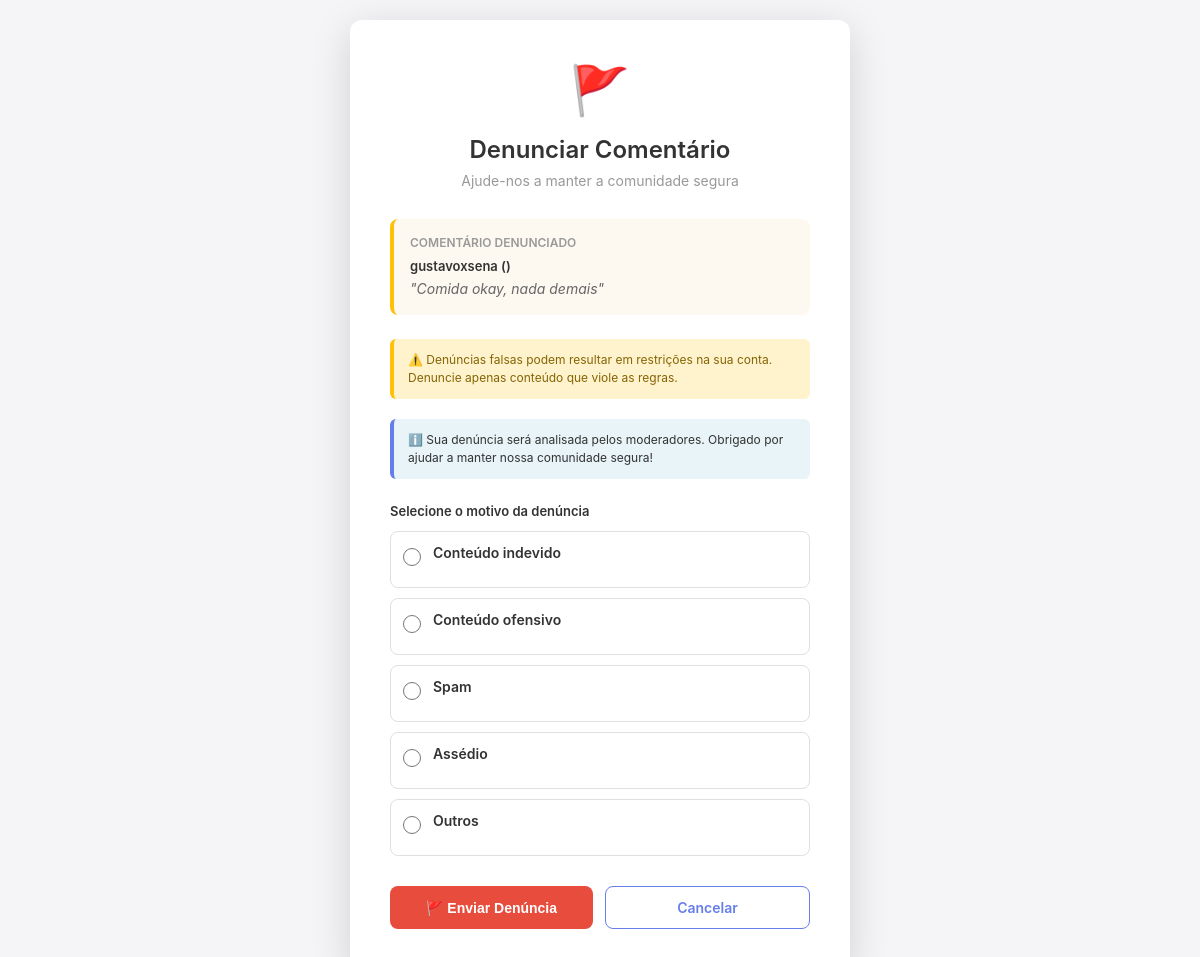
The page /denunciar/37/ on the database its author committed.
### core/models.py (models this page shows)
class Avaliacao(models.Model):
    restaurante = models.ForeignKey(Restaurante, on_delete=models.CASCADE)
    cardapio = models.ForeignKey(Cardapio, on_delete=models.CASCADE)
    usuario = models.ForeignKey(User, on_delete=models.CASCADE)
    estrelas = models.PositiveIntegerField()  # Total: de 1 a 5
    comentario = models.TextField(blank=True)
    curso = models.CharField(max_length=100)
    data = models.DateTimeField(auto_now_add=True)

class User(AbstractUser):
    curso = models.CharField(max_length=100)
    is_admin = models.BooleanField(default=False)
    email_confirmado = models.BooleanField(default=False)
    token_confirmacao = models.CharField(max_length=100, blank=True, null=True)

### core/views.py (the view, shortened to what this page needs)
# urls.py: path('denunciar/<int:avaliacao_id>/', views.denunciar_comentario_view, name='denunciar_comentario'),
def denunciar_comentario_view(request, avaliacao_id):
    avaliacao = get_object_or_404(Avaliacao, id=avaliacao_id)
    motivos = [
        ('INDEVIDO', 'Conteúdo indevido'),
        ('OFENSIVO', 'Conteúdo ofensivo'),
        ('SPAM', 'Spam'),
        ('ASSEDIO', 'Assédio'),
        ('OUTROS', 'Outros'),
    ]
    return render(request, 'core/denunciar_comentario.html', {
        'avaliacao': avaliacao,
        'motivos': motivos,
    })

### core/templates/core/denunciar_comentario.html (shortened to what this page needs)
<!DOCTYPE html>
<html lang="pt-BR">
<head>
</head>
<body>
    <div class="container">
        <div class="header">
            <div class="header-icon">🚩</div>
            <h1>Denunciar Comentário</h1>
            <p>Ajude-nos a manter a comunidade segura</p>
        </div>
        <div class="comment-section">
            <div class="comment-title">Comentário Denunciado</div>
            <div class="comment-user">{{ avaliacao.usuario.username }} ({{ avaliacao.curso }})</div>
            <div class="comment-text">"{{ avaliacao.comentario }}"</div>
        </div>
        <div class="warning-box">
            ⚠️ Denúncias falsas podem resultar em restrições na sua conta. Denuncie apenas conteúdo que viole as regras.
        </div>
        <div class="info-box">
            ℹ️ Sua denúncia será analisada pelos moderadores. Obrigado por ajudar a manter nossa comunidade segura!
        </div>
        <form method="post" novalidate>
            <div class="form-group">
                <label>Selecione o motivo da denúncia</label>
                <div class="reason-options">
                    {% for valor, label in motivos %}
                        <div class="reason-option">
                            <input
                                type="radio"
                                id="motivo_{{ valor }}"
                                name="motivo"
                                value="{{ valor }}"
                                required
                            >
                            <label for="motivo_{{ valor }}" class="reason-label">
                                <span class="reason-name">{{ label }}</span>
                            </label>
                        </div>
                    {% endfor %}
                </div>
            </div>
            <div class="form-actions">
                <button type="submit" class="submit-btn">🚩 Enviar Denúncia</button>
                <a href="{% url 'cardapio' avaliacao.restaurante.id %}" class="cancel-btn">Cancelar</a>
            </div>
        </form>
    </div>
</body>
</html>

### core/templates/core/denunciar_comentario.html (style rules this page uses)
* { margin: 0; padding: 0; box-sizing: border-box; }
body { font-family: -apple-system, BlinkMacSystemFont, 'Segoe UI', Roboto, Oxygen, Ubuntu, Cantarell, sans-serif; background: #f5f5f7; min-height: 100vh; display: flex; justify-content: center; align-items: center; padding: 20px; }
.container { background: white; border-radius: 12px; box-shadow: 0 10px 40px rgba(0, 0, 0, 0.15); width: 100%; max-width: 500px; padding: 40px; }
.header { text-align: center; margin-bottom: 30px; }
.header-icon { font-size: 48px; margin-bottom: 16px; }
.header h1 { font-size: 24px; color: #333; margin-bottom: 8px; font-weight: 600; }
.header p { font-size: 14px; color: #999; }
.comment-section { background: #fef9f0; border-left: 4px solid #ffc107; padding: 16px; border-radius: 8px; margin-bottom: 24px; }
.comment-title { font-size: 12px; font-weight: 600; color: #999; text-transform: uppercase; margin-bottom: 8px; }
.comment-user { font-weight: 600; color: #333; font-size: 13px; margin-bottom: 4px; }
.comment-text { color: #666; font-size: 14px; line-height: 1.5; font-style: italic; }
.form-group { margin-bottom: 24px; }
.form-group label { display: block; font-size: 13px; font-weight: 600; color: #333; margin-bottom: 12px; }
.reason-options { display: flex; flex-direction: column; gap: 10px; }
.reason-option { display: flex; align-items: flex-start; gap: 12px; padding: 12px; border: 1px solid #e0e0e0; border-radius: 8px; cursor: pointer; transition: all 0.3s ease; }
.reason-option input[type="radio"] { margin-top: 4px; cursor: pointer; accent-color: #667eea; width: 18px; height: 18px; }
.reason-label { cursor: pointer; flex: 1; }
.reason-name { font-weight: 600; color: #333; font-size: 14px; display: block; margin-bottom: 2px; }
.info-box { background: #e8f4f8; border-left: 4px solid #667eea; padding: 12px 14px; border-radius: 6px; font-size: 12px; color: #333; margin-bottom: 24px; line-height: 1.5; }
.form-actions { display: flex; gap: 12px; margin-top: 30px; }
.submit-btn { flex: 1; padding: 12px; background: #e74c3c; color: white; border: none; border-radius: 8px; font-size: 14px; font-weight: 600; cursor: pointer; transition: transform 0.2s ease, box-shadow 0.2s ease; }
.cancel-btn { flex: 1; padding: 12px; background: white; color: #667eea; border: 1px solid #667eea; border-radius: 8px; font-size: 14px; font-weight: 600; cursor: pointer; transition: all 0.3s ease; text-decoration: none; display: flex; align-items: center; justify-content: center; }
.warning-box { background: #fff3cd; border-left: 4px solid #ffc107; padding: 12px 14px; border-radius: 6px; font-size: 12px; color: #856404; margin-bottom: 20px; line-height: 1.5; }

### rows shown on the page
Avaliacao: usuario.username "gustavoxsena", comentario "Comida okay, nada demais"

### other values the page prints
{{ label }} "Conteúdo indevido" "Conteúdo ofensivo" "Spam" "Assédio" "Outros"
